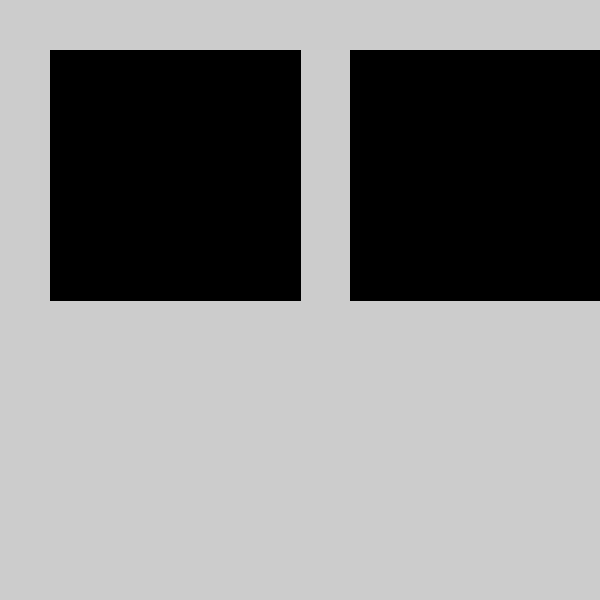
Frame 1 (no input)
Frame 60 (the mouse pressed at the canvas centre just before this capture): identical to frame 1, image omitted
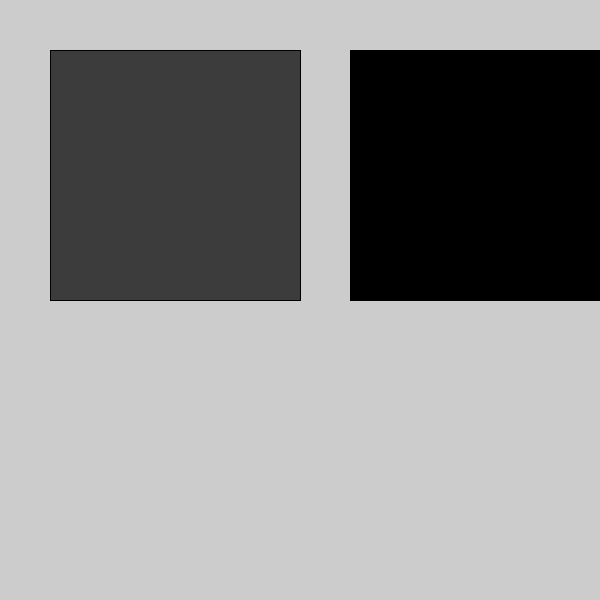
Frame 120 (the mouse held since frame 60 and released just before this capture)

The Processing sketch that drew these frames (run headless with seeded random() and noise(); from frame 60 on, the mouse is pressed at the canvas centre):

// Processing sketch: Fadding_squares
// ── Fadding_squares.pde
float b=0;
float b2=0;
void setup(){
  size (600,600);
}

void draw(){
  if(mouseX>=50 && mouseY>=50 && mouseX<=300 && mouseY<=300) {
    b=b+1;
   if(b>=256){
    b= b-1;
   }
  } else {
    //

    b=b-1;
    if(b<=0){
      b= b+1;
    }
  }
  
  if(mouseX>=350 && mouseY>=50 && mouseX<=550 && mouseY<=300){
     b2=b2+1;
   if(b2>=256){
    b2= b2-1;
   }
  } else {
    //

    b2=b2-1;
    if(b2<=0){
      b2= b2+1;
    }
  }
  
println("b:"+b);
println("b2:"+b2);

  fill(b);
  rect(50,50,250,250);
  fill(b2);
  rect(350,50,250,250);
  println(mouseX);
  

}
